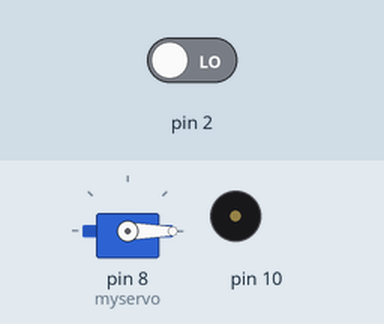
The sketch below on a simulated Arduino Uno, built with avr-gcc and run on an emulated ATmega328P. Parts: servo, buzzer (waves = sounding). The test bench sets the inputs (shaded band); at power-on: pin 2 LOW.

Above: at 1.2 s.
1.3 s: pin 2 driven HIGH
At 3.0 s:
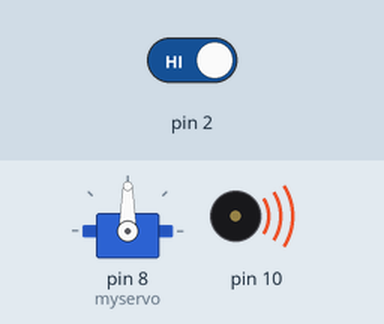
Timing chart, 0 to 10.3 s (numbered marks = the images above; inputs shaded):
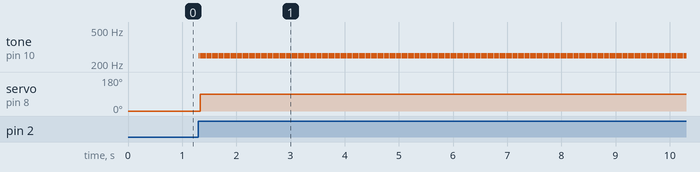

The sketch:

9._Open_the_door_when_bell_is_heard_on_button_press.ino
```cpp
#include<Servo.h>
int buttonState = 0;
Servo myservo;
int val;
void setup()
{
  pinMode(2, INPUT);
  pinMode(10, OUTPUT);
  myservo.attach(8);
}

void loop()
{
  int buttonState = digitalRead(2);
  if (buttonState == HIGH) {
    tone(10,250);
    val=90;// door opening at 90 degree
    delay(10);
    noTone(10);
  }
  else {
    val=0;
  }
  myservo.write(val);
  delay(10);
}
```

Measured:
- after the input at 1.3 s, tone on pin 10: alternates 250 Hz for 0.01 s and silent for 0.01 s, starting at once; servo on pin 8 (myservo): 0° → 90° at once
